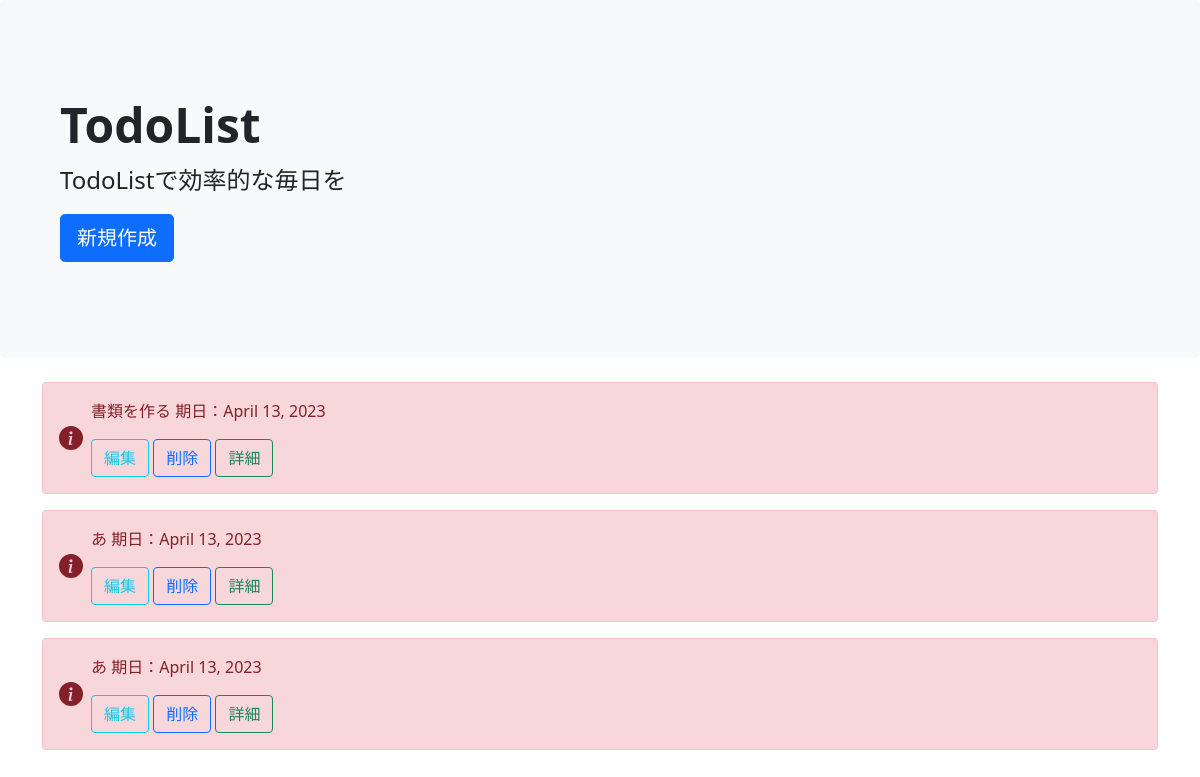
The page /list/ on the database as committed earlier.
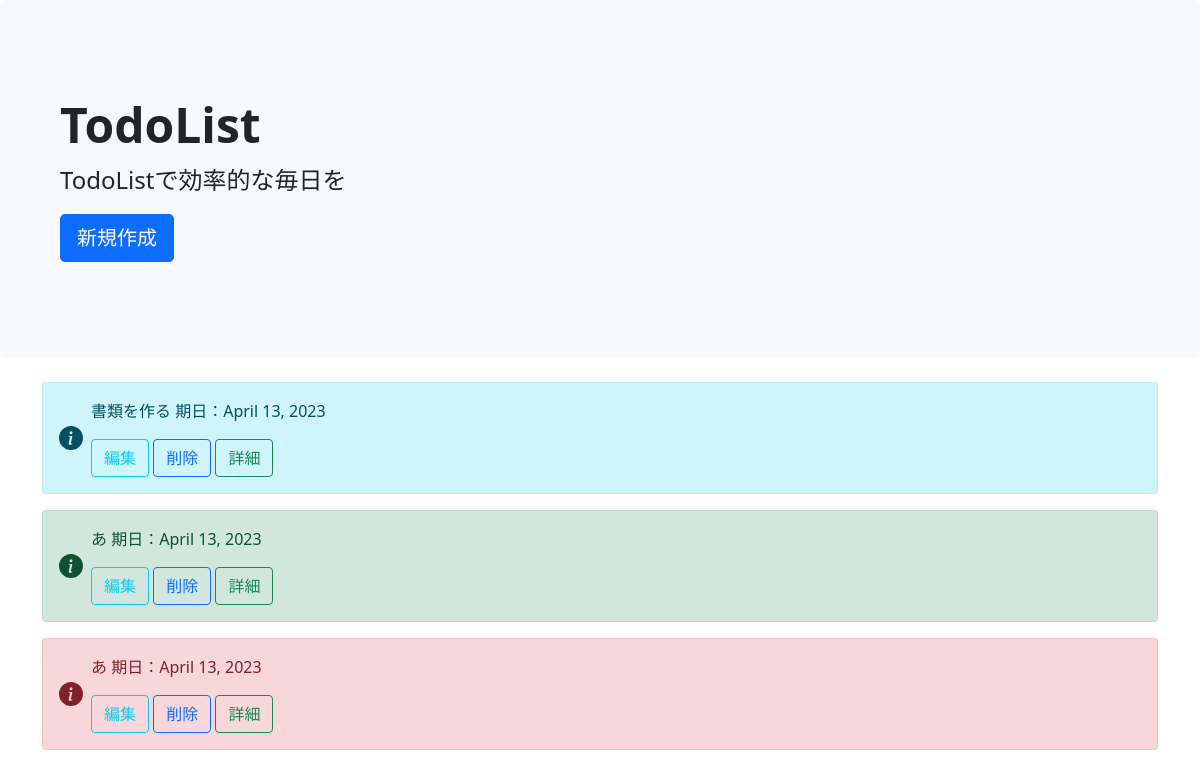
The same page on the database as committed later.
### todo/models.py (models this page shows, shortened)
class TodoModel(models.Model):
    title = models.CharField(max_length=100)
    memo = models.TextField()
    priority = models.CharField(
        max_length=50,
        choices=PRIORITY
    )
    duedate = models.DateField()

### todo/views.py (the view)
# urls.py: path('list/',TodoList.as_view(),name='list'),
class TodoList(ListView):
    template_name = 'list.html'
    model = TodoModel

### templates/list.html (shortened to what this page needs)
{% extends 'base.html' %}
{% block header %}
<div class="p-5 mb-4 bg-light rounded-3">
  <div class="container-fluid py-5">
    <h1 class="display-5 fw-bold">TodoList</h1>
    <p class="col-md-8 fs-4">TodoListで効率的な毎日を</p>
    <a href="{%url 'create'%}" class="btn btn-primary btn-lg" role="button">新規作成</a>
  </div>
</div>
{% endblock header %}
{%block content%}
<div class="container">
  {%for item in object_list%}
  <div class="alert alert-{{item.priority}} d-flex align-items-center" role="alert">
    <svg class="bi flex-shrink-0 me-2" width="24" height="24"><use xlink:href="#info-fill"/></svg>
    <div>
      <p>{{item.title}} 期日：{{item.duedate}}</p>
    <a href="{%url 'update' item.pk%}" class="btn btn-outline-info" tabindex="-1" role="button" aria-disabled="true">編集</a>
    <a href="{%url 'delete' item.pk%}" class="btn btn-outline-primary" tabindex="-1" role="button" aria-disabled="true">削除</a>
    <a href="{%url 'detail' item.pk%}" class="btn btn-outline-success" tabindex="-1" role="button" aria-disabled="true">詳細</a>
    </div>
  </div>
  {%endfor%}
</div>
{%endblock content%}

### templates/base.html (shortened to what this page needs)
<!doctype html>
<html lang="en">
  <head>
    <link href="https://cdn.jsdelivr.net/npm/bootstrap@5.0.2/dist/css/bootstrap.min.css" rel="stylesheet">
  </head>
  <body>
    {%block header%}
    {%endblock header%}
    {%block content%}
    {%endblock content%}
  </body>
</html>

Rows that differ between the two databases and show on the page:
changed TodoModel "書類を作る": priority "danger" → "info" (drawn)
changed TodoModel (number 2 of 3 on the later page): priority "danger" → "success" (drawn)
